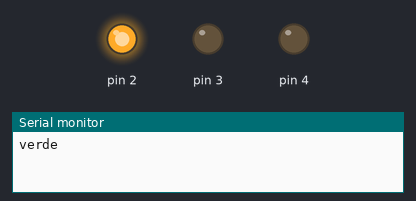
This sketch was run on a simulated Arduino Uno, built with avr-gcc and run on an emulated ATmega328P. Shown: output pins drawn as LEDs (lit = HIGH), the last lines printed to the serial monitor.

Above: at 1.5 s.
At 4.5 s:
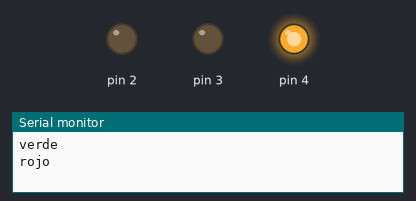
At 6.5 s:
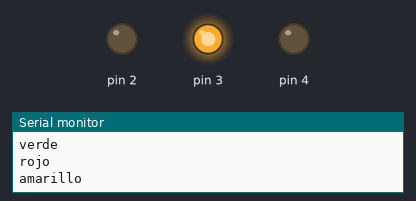
Timing chart, 0 to 9.1 s (numbered marks = the images above):
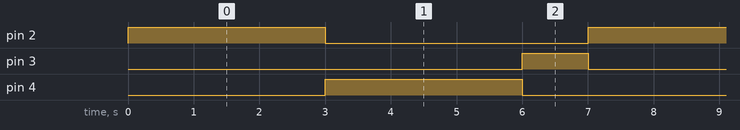

Measured:
- by itself, pin 2, pin 4: alternates HIGH for 3.0 s and LOW for 4.0 s
- by itself, pin 3: alternates HIGH for 1.0 s and LOW for 6.0 s
- by itself, everything shown: repeats every 7.0 s, in 4 steps

The sketch:

semaforo-orden.ino
```cpp
// Fallo: orden verde → rojo → amarillo.
void luz(int pin, const char *t, int ms) { digitalWrite(pin, HIGH); Serial.println(t); delay(ms); digitalWrite(pin, LOW); }
void setup() { pinMode(2, OUTPUT); pinMode(3, OUTPUT); pinMode(4, OUTPUT); Serial.begin(9600); }
void loop() { luz(2, "verde", 3000); luz(4, "rojo", 3000); luz(3, "amarillo", 1000); }
```
